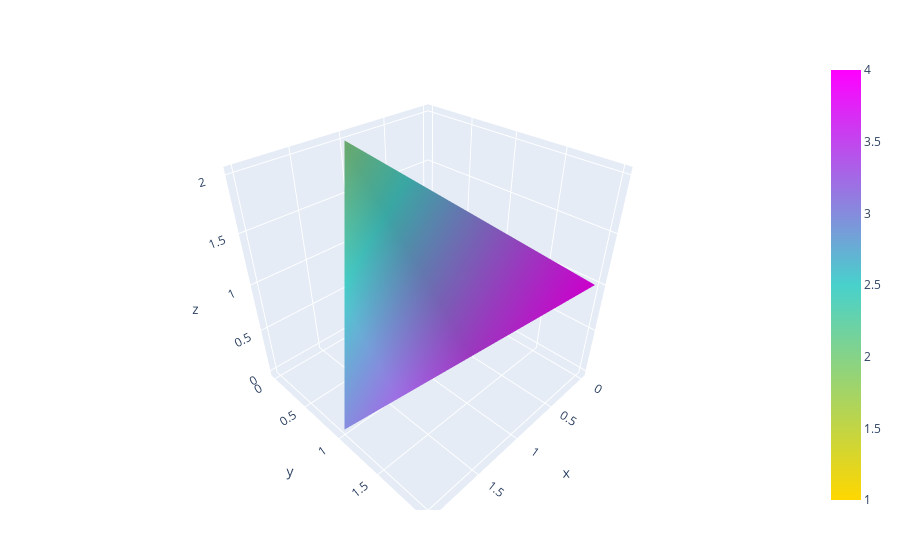

The code cell stored with this chart in its notebook:
### Code cell
using PlotlyJS

p = Plot()

plot(mesh3d(
    x=[0, 1, 2, 0],
    y=[0, 0, 1, 2],
    z=[0, 2, 0, 1],
    #colorbar_title="z",
    colorscale=[[0, "gold"],
                [0.5, "mediumturquoise"],
                [1, "magenta"]],
    # Intensity of each vertex, which will be interpolated and color-coded
    intensity=[0, 0,0,0],
    # i, j and k give the vertices of triangles
    # here we represent the 4 triangles of the tetrahedron surface
    i=[0, 0, 0, 1],
    j=[1, 2, 3, 2],
    k=[2, 3, 1, 3],
    name="y",
    showscale=true
))

plot(mesh3d(
    x=[0, 1, 2, 0],
    y=[0, 0, 1, 2],
    z=[0, 2, 0, 1],
    #colorbar_title="z",
    colorscale=[[0, "gold"],
                [0.5, "mediumturquoise"],
                [1, "magenta"]],
    # Intensity of each vertex, which will be interpolated and color-coded
    intensity=1:4,
    # i, j and k give the vertices of triangles
    # here we represent the 4 triangles of the tetrahedron surface
    i=[0, 0, 0, 1],
    j=[1, 2, 3, 2],
    k=[2, 3, 1, 3],
    name="y",
    showscale=true
))

### Figure 1 — Plotly figure (JSON) as saved in the notebook; plotly's stock layout.template omitted (floating-point values rounded to 4 significant figures)
{"data": [{"colorscale": [[0, "gold"], [0.5, "mediumturquoise"], [1, "magenta"]], "i": [0, 0, 0, 1], "intensity": [1, 2, 3, 4], "j": [1, 2, 3, 2], "k": [2, 3, 1, 3], "name": "y", "showscale": true, "type": "mesh3d", "x": [0, 1, 2, 0], "y": [0, 0, 1, 2], "z": [0, 2, 0, 1]}], "layout": {"margin": {"b": 50, "l": 50, "r": 50, "t": 60}}}
